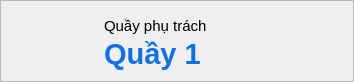
  <widget class="QFrame" name="cardQuayPhuTrach">
   <property name="geometry">
    <rect>
     <x>16</x>
     <y>90</y>
     <width>354</width>
     <height>82</height>
    </rect>
   </property>
   <property name="frameShape">
    <enum>QFrame::Shape::StyledPanel</enum>
   </property>
   <widget class="QLabel" name="cardQuayPhuTrachImage">
    <property name="geometry">
     <rect>
      <x>22</x>
      <y>15</y>
      <width>52</width>
      <height>52</height>
     </rect>
    </property>
    <property name="minimumSize">
     <size>
      <width>48</width>
      <height>48</height>
     </size>
    </property>
    <property name="font">
     <font>
      <family>Segoe UI</family>
      <pointsize>11</pointsize>
      <bold>false</bold>
     </font>
    </property>
    <property name="styleSheet">
     <string notr="true">from PySide6.QtGui import QPixmap
from PySide6.QtCore import Qt

pix = QPixmap(&quot;assets/icons/customer.png&quot;)

self.lblImgKhachDangPhucVu.setPixmap(
    pix.scaled(
        32,
        32,
        Qt.KeepAspectRatio,
        Qt.SmoothTransformation
    )
)
</string>
    </property>
    <property name="text">
     <string/>
    </property>
    <property name="pixmap">
     <pixmap>../images/iconquay.png</pixmap>
    </property>
    <property name="scaledContents">
     <bool>true</bool>
    </property>
    <property name="alignment">
     <set>Qt::AlignmentFlag::AlignCenter</set>
    </property>
    <property name="class" stdset="0">
     <string>imageSlot</string>
    </property>
   </widget>
   <widget class="QLabel" name="cardQuayPhuTrachTitle">
    <property name="geometry">
     <rect>
      <x>104</x>
      <y>14</y>
      <width>220</width>
      <height>24</height>
     </rect>
    </property>
    <property name="font">
     <font>
      <family>Segoe UI</family>
      <pointsize>11</pointsize>
      <bold>false</bold>
     </font>
    </property>
    <property name="text">
     <string>Quầy phụ trách</string>
    </property>
   </widget>
   <widget class="QLabel" name="lblQuay">
    <property name="geometry">
     <rect>
      <x>104</x>
      <y>38</y>
      <width>220</width>
      <height>32</height>
     </rect>
    </property>
    <property name="font">
     <font>
      <pointsize>22</pointsize>
      <bold>true</bold>
     </font>
    </property>
    <property name="styleSheet">
     <string notr="true">color:#0f73df;</string>
    </property>
    <property name="text">
     <string>Quầy 1</string>
    </property>
   </widget>
  </widget>
